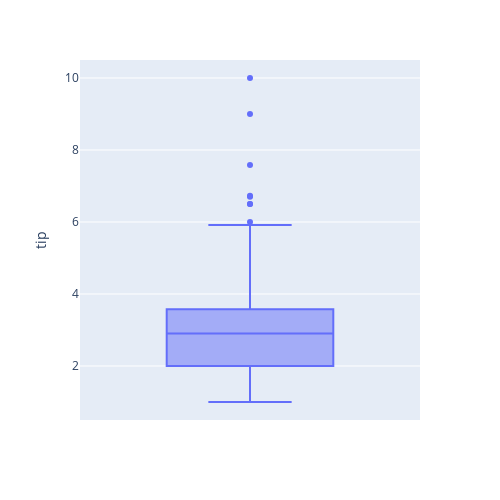

Notebook code cell kept with this figure:
### Markdown cell above
`-` y='tip'

### Code cell
df.plot.box(backend='plotly',y='tip',width=500,height=500)

### Figure 1 — Plotly figure (JSON) as saved in the notebook; plotly's stock layout.template omitted (floating-point values rounded to 4 significant figures; data arrays with more than 128 entries replaced by an {"elided": "..."} marker saying what was removed)
{"data": [{"alignmentgroup": "True", "hovertemplate": "tip=%{y}<extra></extra>", "legendgroup": "", "marker": {"color": "#636efa"}, "name": "", "notched": false, "offsetgroup": "", "orientation": "v", "showlegend": false, "type": "box", "x0": " ", "xaxis": "x", "y": {"elided": "244 float values"}, "y0": " ", "yaxis": "y"}], "layout": {"boxmode": "group", "height": 500, "legend": {"tracegroupgap": 0}, "margin": {"t": 60}, "width": 500, "xaxis": {"anchor": "y", "autorange": true, "domain": [0, 1], "range": [-0.5, 0.5], "type": "category"}, "yaxis": {"anchor": "x", "autorange": true, "domain": [0, 1], "range": [0.5, 10.5], "title": {"text": "tip"}, "type": "linear"}}}
